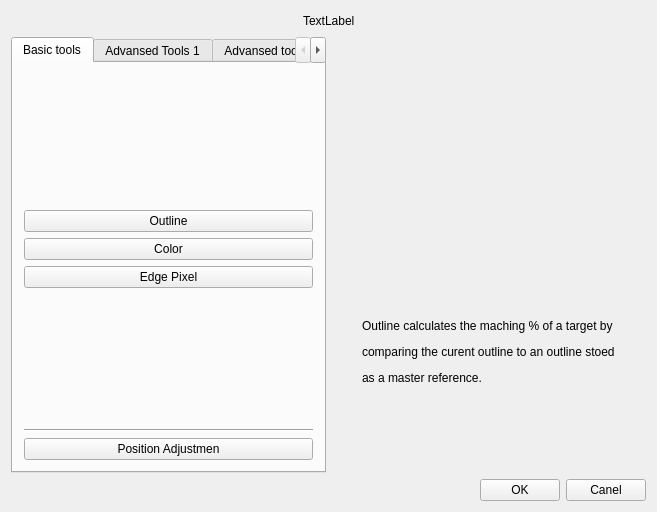
<?xml version="1.0" encoding="UTF-8"?>
<ui version="4.0">
 <class>QtAddToolGUI</class>
 <widget class="QWidget" name="QtAddToolGUI">
  <property name="geometry">
   <rect>
    <x>0</x>
    <y>0</y>
    <width>657</width>
    <height>512</height>
   </rect>
  </property>
  <property name="minimumSize">
   <size>
    <width>657</width>
    <height>512</height>
   </size>
  </property>
  <property name="maximumSize">
   <size>
    <width>657</width>
    <height>512</height>
   </size>
  </property>
  <property name="windowTitle">
   <string>QtAddToolGUI</string>
  </property>
  <layout class="QVBoxLayout" name="verticalLayout">
   <item>
    <layout class="QHBoxLayout" name="horizontalLayout_2">
     <item>
      <spacer name="horizontalSpacer_2">
       <property name="orientation">
        <enum>Qt::Horizontal</enum>
       </property>
       <property name="sizeHint" stdset="0">
        <size>
         <width>40</width>
         <height>20</height>
        </size>
       </property>
      </spacer>
     </item>
     <item>
      <widget class="QLabel" name="label">
       <property name="text">
        <string>TextLabel</string>
       </property>
      </widget>
     </item>
     <item>
      <spacer name="horizontalSpacer_3">
       <property name="orientation">
        <enum>Qt::Horizontal</enum>
       </property>
       <property name="sizeHint" stdset="0">
        <size>
         <width>40</width>
         <height>20</height>
        </size>
       </property>
      </spacer>
     </item>
    </layout>
   </item>
   <item>
    <layout class="QHBoxLayout" name="horizontalLayout_3">
     <item>
      <widget class="QTabWidget" name="tabWidget_Tools">
       <property name="currentIndex">
        <number>0</number>
       </property>
       <widget class="QWidget" name="tab_basicT">
        <attribute name="title">
         <string>Basic tools</string>
        </attribute>
        <layout class="QVBoxLayout" name="verticalLayout_3">
         <item>
          <layout class="QVBoxLayout" name="verticalLayout_2">
           <item>
            <spacer name="verticalSpacer_2">
             <property name="orientation">
              <enum>Qt::Vertical</enum>
             </property>
             <property name="sizeHint" stdset="0">
              <size>
               <width>20</width>
               <height>40</height>
              </size>
             </property>
            </spacer>
           </item>
           <item>
            <widget class="QPushButton" name="PButtn_outline">
             <property name="text">
              <string>Outline</string>
             </property>
            </widget>
           </item>
           <item>
            <widget class="QPushButton" name="PButtn_color">
             <property name="text">
              <string>Color</string>
             </property>
            </widget>
           </item>
           <item>
            <widget class="QPushButton" name="PButton_edgePix">
             <property name="text">
              <string>Edge Pixel</string>
             </property>
            </widget>
           </item>
           <item>
            <spacer name="verticalSpacer">
             <property name="orientation">
              <enum>Qt::Vertical</enum>
             </property>
             <property name="sizeHint" stdset="0">
              <size>
               <width>20</width>
               <height>40</height>
              </size>
             </property>
            </spacer>
           </item>
          </layout>
         </item>
         <item>
          <widget class="Line" name="line">
           <property name="orientation">
            <enum>Qt::Horizontal</enum>
           </property>
          </widget>
         </item>
         <item>
          <widget class="QPushButton" name="PButton_positAdjust">
           <property name="text">
            <string>Position Adjustmen</string>
           </property>
          </widget>
         </item>
        </layout>
       </widget>
       <widget class="QWidget" name="tab_advansT1">
        <attribute name="title">
         <string>Advansed Tools 1</string>
        </attribute>
        <layout class="QVBoxLayout" name="verticalLayout_4">
         <item>
          <spacer name="verticalSpacer_3">
           <property name="orientation">
            <enum>Qt::Vertical</enum>
           </property>
           <property name="sizeHint" stdset="0">
            <size>
             <width>20</width>
             <height>112</height>
            </size>
           </property>
          </spacer>
         </item>
         <item>
          <widget class="QPushButton" name="PButton_width">
           <property name="text">
            <string>Width</string>
           </property>
          </widget>
         </item>
         <item>
          <widget class="QPushButton" name="PButton_diametr">
           <property name="text">
            <string>Diametr</string>
           </property>
          </widget>
         </item>
         <item>
          <widget class="QPushButton" name="PButton_edge">
           <property name="text">
            <string>Edge</string>
           </property>
          </widget>
         </item>
         <item>
          <widget class="QPushButton" name="PButton_pitch">
           <property name="text">
            <string>Pitch</string>
           </property>
          </widget>
         </item>
         <item>
          <spacer name="verticalSpacer_4">
           <property name="orientation">
            <enum>Qt::Vertical</enum>
           </property>
           <property name="sizeHint" stdset="0">
            <size>
             <width>20</width>
             <height>111</height>
            </size>
           </property>
          </spacer>
         </item>
         <item>
          <widget class="Line" name="line_2">
           <property name="orientation">
            <enum>Qt::Horizontal</enum>
           </property>
          </widget>
         </item>
         <item>
          <widget class="QPushButton" name="PButton_highSpeedPosit">
           <property name="text">
            <string>High-Speed position Adjustment</string>
           </property>
          </widget>
         </item>
        </layout>
       </widget>
       <widget class="QWidget" name="tab_advansT2">
        <attribute name="title">
         <string>Advansed tools 2</string>
        </attribute>
        <layout class="QVBoxLayout" name="verticalLayout_5">
         <item>
          <widget class="QPushButton" name="PButton_OCR">
           <property name="text">
            <string>OCR</string>
           </property>
          </widget>
         </item>
         <item>
          <spacer name="verticalSpacer_5">
           <property name="orientation">
            <enum>Qt::Vertical</enum>
           </property>
           <property name="sizeHint" stdset="0">
            <size>
             <width>20</width>
             <height>357</height>
            </size>
           </property>
          </spacer>
         </item>
        </layout>
       </widget>
      </widget>
     </item>
     <item>
      <widget class="QStackedWidget" name="stackedWidget">
       <property name="currentIndex">
        <number>0</number>
       </property>
       <widget class="QWidget" name="pag_BasT_Outlin">
        <widget class="QLabel" name="label_3">
         <property name="geometry">
          <rect>
           <x>30</x>
           <y>280</y>
           <width>261</width>
           <height>71</height>
          </rect>
         </property>
         <property name="text">
          <string>&lt;html&gt;&lt;head/&gt;&lt;body&gt;&lt;p&gt;Outline calculates the maching % of a target by&lt;/p&gt;&lt;p&gt; comparing the curent outline to an outline stoed &lt;/p&gt;&lt;p&gt;as a master reference. &lt;/p&gt;&lt;/body&gt;&lt;/html&gt;</string>
         </property>
        </widget>
       </widget>
       <widget class="QWidget" name="pag_BasT_Color">
        <widget class="QLabel" name="label_2">
         <property name="geometry">
          <rect>
           <x>20</x>
           <y>280</y>
           <width>261</width>
           <height>71</height>
          </rect>
         </property>
         <property name="text">
          <string>&lt;html&gt;&lt;head/&gt;&lt;body&gt;&lt;p&gt;Color calculates the maching % of a target by&lt;/p&gt;&lt;p&gt;comparing the number of pixels in current window&lt;/p&gt;&lt;p&gt;to the same window on the master image.&lt;/p&gt;&lt;/body&gt;&lt;/html&gt;</string>
         </property>
        </widget>
       </widget>
       <widget class="QWidget" name="pag_BasT_Edge">
        <widget class="QLabel" name="label_4">
         <property name="geometry">
          <rect>
           <x>30</x>
           <y>300</y>
           <width>261</width>
           <height>71</height>
          </rect>
         </property>
         <property name="text">
          <string>&lt;html&gt;&lt;head/&gt;&lt;body&gt;&lt;p&gt;Judges difference in no. of pixels in an edge &lt;/p&gt;&lt;p&gt;based on no. of pixels in the edge registered&lt;/p&gt;&lt;p&gt;in the master image. &lt;/p&gt;&lt;/body&gt;&lt;/html&gt;</string>
         </property>
        </widget>
       </widget>
       <widget class="QWidget" name="pag_BasT_PositAdj">
        <widget class="QLabel" name="label_5">
         <property name="geometry">
          <rect>
           <x>30</x>
           <y>270</y>
           <width>261</width>
           <height>51</height>
          </rect>
         </property>
         <property name="text">
          <string>&lt;html&gt;&lt;head/&gt;&lt;body&gt;&lt;p&gt;Position Adjustment allows tools to follow a key &lt;/p&gt;&lt;p&gt;feature (pattem) on the target.&lt;/p&gt;&lt;/body&gt;&lt;/html&gt;</string>
         </property>
        </widget>
       </widget>
       <widget class="QWidget" name="pag_AdvT1_Width">
        <widget class="QLabel" name="label_6">
         <property name="geometry">
          <rect>
           <x>30</x>
           <y>340</y>
           <width>261</width>
           <height>51</height>
          </rect>
         </property>
         <property name="text">
          <string>&lt;html&gt;&lt;head/&gt;&lt;body&gt;&lt;p&gt;Judges difference in length of target compared &lt;/p&gt;&lt;p&gt;to width in master image.&lt;/p&gt;&lt;/body&gt;&lt;/html&gt;</string>
         </property>
        </widget>
       </widget>
       <widget class="QWidget" name="pag_AdvT1_Diametr">
        <widget class="QLabel" name="label_7">
         <property name="geometry">
          <rect>
           <x>30</x>
           <y>350</y>
           <width>261</width>
           <height>51</height>
          </rect>
         </property>
         <property name="text">
          <string>&lt;html&gt;&lt;head/&gt;&lt;body&gt;&lt;p&gt;Judges difference in diametr on target compared &lt;/p&gt;&lt;p&gt;to diametr in master image.&lt;/p&gt;&lt;/body&gt;&lt;/html&gt;</string>
         </property>
        </widget>
       </widget>
       <widget class="QWidget" name="pag_Adv1_Edge">
        <widget class="QLabel" name="label_8">
         <property name="geometry">
          <rect>
           <x>40</x>
           <y>320</y>
           <width>261</width>
           <height>51</height>
          </rect>
         </property>
         <property name="text">
          <string>&lt;html&gt;&lt;head/&gt;&lt;body&gt;&lt;p&gt;Counts number of edges present on target.&lt;/p&gt;&lt;/body&gt;&lt;/html&gt;</string>
         </property>
        </widget>
       </widget>
       <widget class="QWidget" name="pag_Adv1_Pitch">
        <widget class="QLabel" name="label_9">
         <property name="geometry">
          <rect>
           <x>30</x>
           <y>300</y>
           <width>271</width>
           <height>91</height>
          </rect>
         </property>
         <property name="text">
          <string>&lt;html&gt;&lt;head/&gt;&lt;body&gt;&lt;p&gt;Judges difference in pitch width and number &lt;/p&gt;&lt;p&gt;of pins on target compared to value of all &lt;/p&gt;&lt;p&gt;pitch widths in the master image.&lt;/p&gt;&lt;/body&gt;&lt;/html&gt;</string>
         </property>
        </widget>
       </widget>
       <widget class="QWidget" name="page_Adv1_HighSpeed">
        <widget class="QLabel" name="label_10">
         <property name="geometry">
          <rect>
           <x>10</x>
           <y>100</y>
           <width>261</width>
           <height>51</height>
          </rect>
         </property>
         <property name="text">
          <string>&lt;html&gt;&lt;head/&gt;&lt;body&gt;&lt;p&gt;Adjusts for displacement in 1 axis &lt;/p&gt;&lt;p&gt;direction at high speeds.&lt;/p&gt;&lt;/body&gt;&lt;/html&gt;</string>
         </property>
        </widget>
        <widget class="QLabel" name="label_11">
         <property name="geometry">
          <rect>
           <x>10</x>
           <y>350</y>
           <width>261</width>
           <height>51</height>
          </rect>
         </property>
         <property name="text">
          <string>&lt;html&gt;&lt;head/&gt;&lt;body&gt;&lt;p&gt;Adjusts for displacement in X and Y &lt;/p&gt;&lt;p&gt;direction at high speeds.&lt;/p&gt;&lt;/body&gt;&lt;/html&gt;</string>
         </property>
        </widget>
       </widget>
       <widget class="QWidget" name="pag_Adv2_OCR">
        <widget class="QLabel" name="label_12">
         <property name="geometry">
          <rect>
           <x>20</x>
           <y>310</y>
           <width>261</width>
           <height>51</height>
          </rect>
         </property>
         <property name="text">
          <string>&lt;html&gt;&lt;head/&gt;&lt;body&gt;&lt;p&gt;Judge the target based on the characters/date&lt;/p&gt;&lt;p&gt;in the master image.&lt;/p&gt;&lt;p&gt;&lt;br/&gt;&lt;/p&gt;&lt;/body&gt;&lt;/html&gt;</string>
         </property>
        </widget>
       </widget>
      </widget>
     </item>
    </layout>
   </item>
   <item>
    <layout class="QHBoxLayout" name="horizontalLayout">
     <item>
      <spacer name="horizontalSpacer">
       <property name="orientation">
        <enum>Qt::Horizontal</enum>
       </property>
       <property name="sizeHint" stdset="0">
        <size>
         <width>40</width>
         <height>20</height>
        </size>
       </property>
      </spacer>
     </item>
     <item>
      <widget class="QPushButton" name="pushButton_OK">
       <property name="text">
        <string>OK</string>
       </property>
      </widget>
     </item>
     <item>
      <widget class="QPushButton" name="pushButton_Canel">
       <property name="text">
        <string>Canel</string>
       </property>
      </widget>
     </item>
    </layout>
   </item>
  </layout>
 </widget>
 <layoutdefault spacing="6" margin="11"/>
 <resources/>
 <connections/>
</ui>
